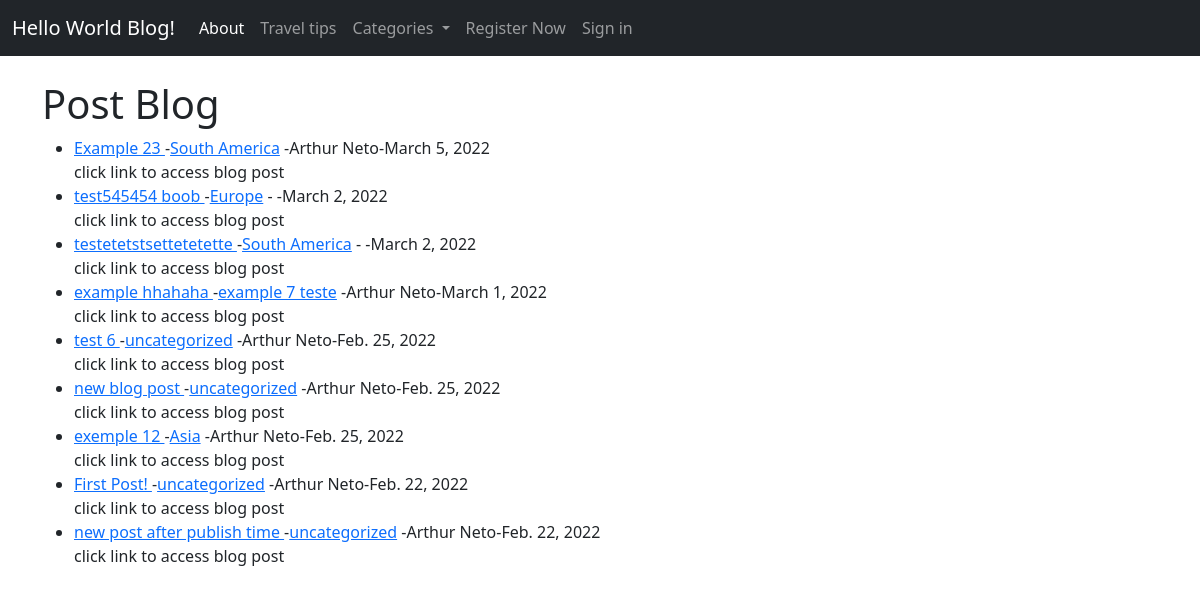
The app's page /, older data.
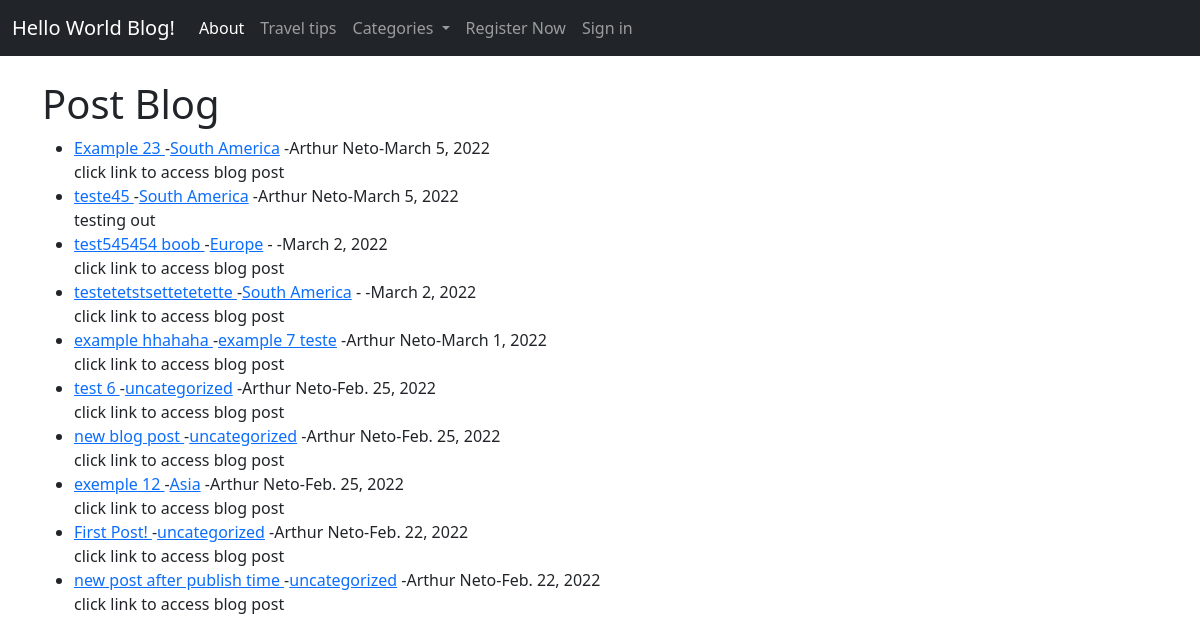
The same page, newer data.
### world/models.py (models this page shows, shortened)
class Post(models.Model):
    title = models.CharField(max_length=255)
    title_tag = models.CharField(max_length=255)
    header_img = models.ImageField(null=True, blank=True, upload_to="images/")
    author = models.ForeignKey(User, on_delete=models.CASCADE)
    likes = models.ManyToManyField(User, related_name='post_blog')
    category = models.CharField(max_length=255, default='uncategorized')
    body = RichTextField(blank=True, null=True)
    publish_date =  models.DateField(auto_now_add=True)
    article_snippet = models.CharField(max_length=255, default='')

### world/views.py (the view)
# urls.py: path('', IndexView.as_view(), name="index"),
class IndexView(ListView):
    model = Post
    template_name = 'index.html'
    ordering = ['-publish_date']
    caty = Category.objects.all()
    def get_context_data(self, *args, **kwargs):
        caty_menu = Category.objects.all()
        context = super(IndexView, self).get_context_data(*args, **kwargs)
        context["caty_menu"] = caty_menu
        return context

### world/models.py (called while the page is built)
    def __str__(self):
        return self.name

### world/templates/index.html (shortened to what this page needs)
{% extends 'base.html' %}
{% block content %}
<h1>Post Blog</h1>
<ul>
    {% for post in object_list %}
    <li><a href="{% url 'details-article' post.pk %}">
        {{ post.title }} </a>
        -<a href="{% url 'category' post.category|slugify %}">{{ post.category }}</a>
        -{{ post.author.first_name }} {{ post.author.last_name }}-{{ post.publish_date }}
        </small><br/>
        {{ post.article_snippet }}
        <br/>
{% endfor%}
</ul>
{% endblock %}

Row changes from the older to the newer data that the page shows:
added Post: title "teste45", category "South America", author.first_name "Arthur", author.last_name "Neto", publish_date "March 5, 2022", article_snippet "testing out"
